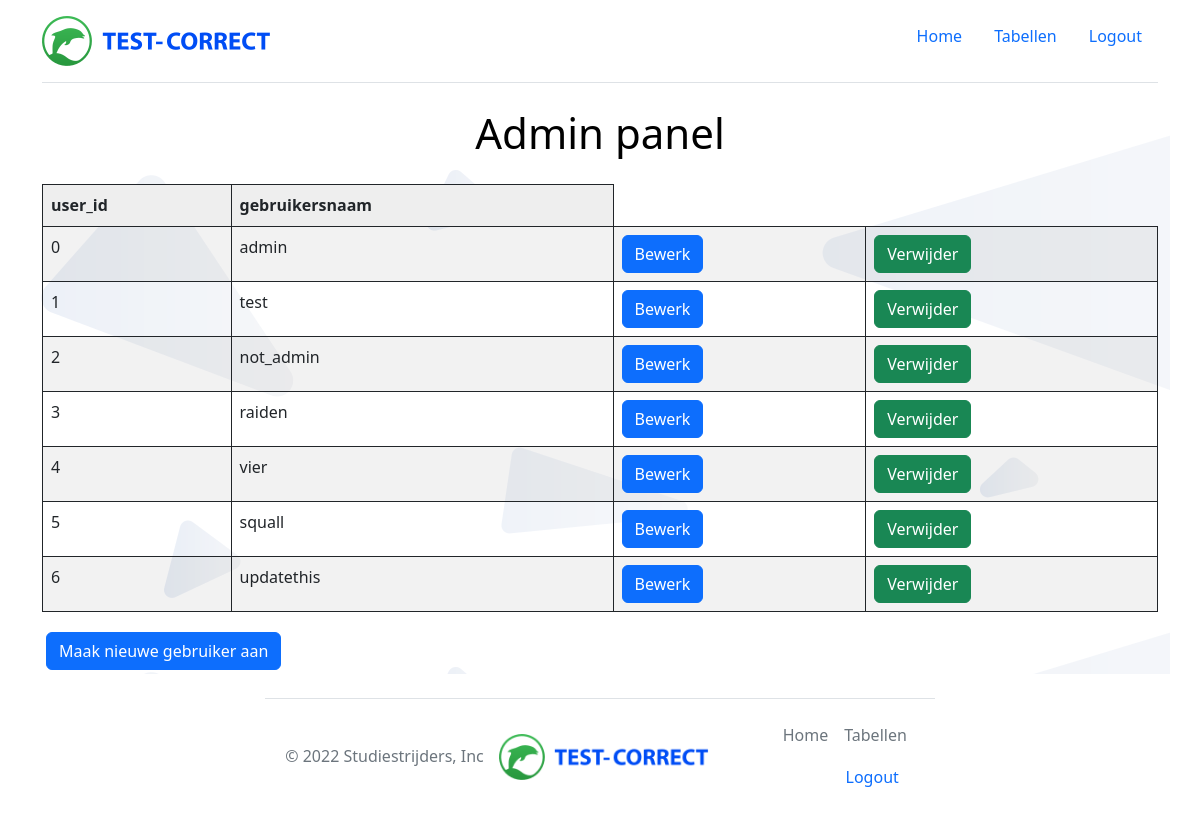
Page /admin (signed in) on the committed database.
### tables this page shows
CREATE TABLE users (user_id INTEGER PRIMARY KEY ASC AUTOINCREMENT NOT NULL, gebruikersnaam VARCHAR (50) NOT NULL, wachtwoord VARCHAR (255) NOT NULL, is_admin BOOLEAN NOT NULL);

### app.py (the view)
@app.route("/admin") #copypasta from above but points specifically to the login_test table
def admin(table_name="users"):
    if session.get('username') != "admin":
        return redirect(url_for('index'))
    if not table_name:
        return "Missing table name", 400  # HTTP 400 = Bad Request
    else:
        rows, column_names = dbm.get_admin_table_content(table_name)
        return render_template(
            "admin.html", rows=rows, columns=column_names, table_name=table_name
        )

### app.py (called while the page is built)
@app.before_request
def check_login():
    if request.endpoint not in ["/", "home", "login", "login_post"]:
        if not session.get('logged_in', 'username'):
            return redirect(url_for('home'))

### lib/tablemodel.py (called while the page is built)
    def get_admin_table_content(self, table_name):
        cursor = sqlite3.connect(self.database_file).cursor()
        cursor.execute(f"SELECT user_id, gebruikersnaam FROM {table_name}")
        table_headers = [column_name[0] for column_name in cursor.description]
        table_content = cursor.fetchall()
        return table_content, table_headers

### templates/admin.html (shortened to what this page needs)
{% extends "base.html" %}
{% block head %}
    {{super()}}
    <link rel="stylesheet" href="/static/basic.css" type="text/css">
{% endblock %}
{% block content %}
    <h1>Admin panel</h1>
    <table class="table table-striped">
        <thead>
        <tr>
            {% for column in columns %}
            <th>{{ column}}</th>
            {% endfor %}
        </tr>
        </thead>
        <tbody>
        {% for row in rows %}
        <tr>
            {% for field in row %}
                <td>{{ field }}</td>
            {% endfor %}
            <td><a class="btn btn-primary" href="/account_details/{{ row[0] }}"> Bewerk </a></td>
            <td><a class="btn btn-success" href="/delete_account/{{ row[0] }}"> Verwijder </a></td>
        </tr>
        {% endfor %}
        </tbody>
    </table>
    <form>
        <button class="btn btn-primary" formaction="{{ url_for( 'adduser') }}">Maak nieuwe gebruiker aan</button>
    </form>
{% endblock %}

### static/style.css (style rules this page uses)
* { margin: 0; padding: 0; }
body { font-family:sans-serif }
h1 { text-align: center; margin-bottom: 80px; }

### rows in the picture
users: row "0", gebruikersnaam "admin"
users: row "1", gebruikersnaam "test"
users: row "2", gebruikersnaam "not_admin"
users: row "3", gebruikersnaam "raiden"
users: row "4", gebruikersnaam "vier"
users: row "5", gebruikersnaam "squall"
users: row "6", gebruikersnaam "updatethis"

### other values in the picture
{{ column }} "user_id" "gebruikersnaam"
